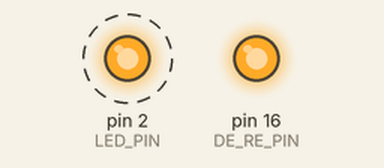
Simulated run of this sketch. Board: Arduino Uno, built with avr-gcc and run on an emulated ATmega328P. Shown: output pins drawn as LEDs (lit = HIGH). Dashed ring = blinking. The modem accepts every AT command (registered, SIM ready, sends succeed) and sends nothing else; what the sketch prints to the serial monitor is not drawn.

Above: at 0.6 s.
Timing chart, 0 to 3.0 s (numbered marks = the images above):
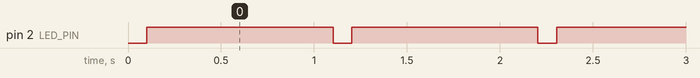

The sketch:

Sender.ino
```cpp
/*
  Welcome to JP Learning
*/
#include <SoftwareSerial.h>

// GPIO Pins
byte TX_PIN = 4, RX_PIN = 5;
byte DE_RE_PIN = 16, LED_PIN = 2;

SoftwareSerial Soft_Serial(RX_PIN, TX_PIN);

long counter = 0;
void setup() {
  Serial.begin(115200);
  Soft_Serial.begin(9600);

  pinMode(DE_RE_PIN, OUTPUT);     //DE/RE Controling pin of RS-485
  digitalWrite(DE_RE_PIN, HIGH);  //DE/RE=HIGH Transmit Enabled
  pinMode(LED_PIN, OUTPUT);
  digitalWrite(LED_PIN, HIGH);

  Serial.println("\n\nWelcome to JP Learning\n");
  Serial.println("Sender Start\n");
}
void loop() {
  counter++;
  Serial.println("counter = " + String(counter));
  Soft_Serial.write(counter);
  digitalWrite(LED_PIN, LOW);
  delay(100);
  digitalWrite(LED_PIN, HIGH);
  delay(1000);
}
```

Measured:
- by itself, pin 2 (LED_PIN): alternates HIGH for 1.0 s and LOW for 0.10 s
